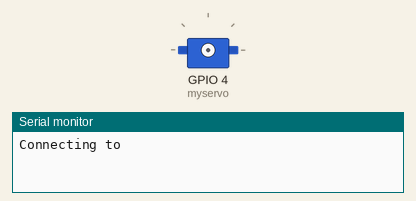
This sketch was run on a simulated ESP32. Parts: servo, the last lines printed to the serial monitor. WiFi joins after 1.5 s; servers stay silent unless stated.

Above: at 0.1 s.
At 1.8 s:
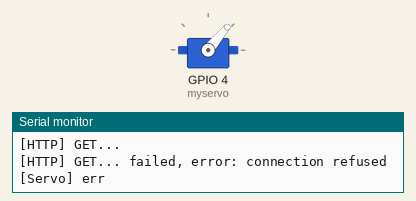
Timing chart, 0 to 3.3 s (numbered marks = the images above):
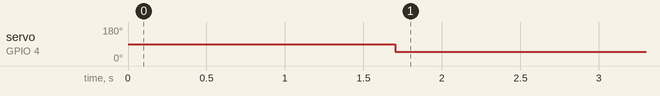

The sketch:

gate_esp32.ino
```cpp
#include <WiFi.h>
#include <HTTPClient.h>

#include <Servo.h>
Servo myservo;

const char* ssid     = "";
const char* password = "";

void setup() {
  Serial.begin(115200);

  Serial.print("Connecting to ");
  Serial.println(ssid);

  WiFi.begin(ssid, password);

  while (WiFi.status() != WL_CONNECTED) {
    delay(500);
    Serial.print(".");
  }

  myservo.attach(4);

  Serial.println("");
  Serial.println("WiFi connected");
  Serial.println("IP address: ");
  Serial.println(WiFi.localIP());
}

void loop() {
  // wait for WiFi connection
  if ((WiFi.status() == WL_CONNECTED)) {
    HTTPClient http;

    Serial.print("[HTTP] begin...\n");
    if (http.begin("http://car.batalov.me/s")) {  // HTTP
      Serial.print("[HTTP] GET...\n");
      int httpCode = http.GET();

      // httpCode will be negative on error
      if (httpCode > 0) {
        // HTTP header has been send and Server response header has been handled
        Serial.printf("[HTTP] GET... code: %d\n", httpCode);

        if (httpCode == HTTP_CODE_OK) {
          String payload = http.getString();
          Serial.println(payload);
          if  (payload == "0") {
            myservo.write(0);
            Serial.println("[Servo] close");
          }
          else if (payload == "1") {
            myservo.write(90);
            Serial.println("[Servo] open");
          }
        }
      } else {
        Serial.printf("[HTTP] GET... failed, error: %s\n", http.errorToString(httpCode).c_str());
        myservo.write(50);
        Serial.println("[Servo] err");
      }

      http.end();
    } else {
      Serial.printf("[HTTP} Unable to connect\n");
    }
  }

  delay(100);
}
```

Measured:
- by itself, servo on GPIO 4 (myservo): 90° → 50° at 1.7 s
